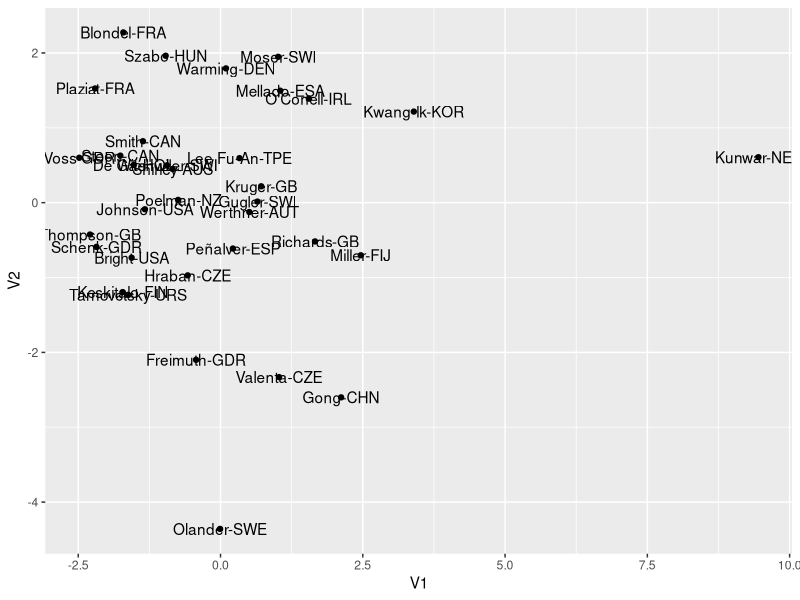
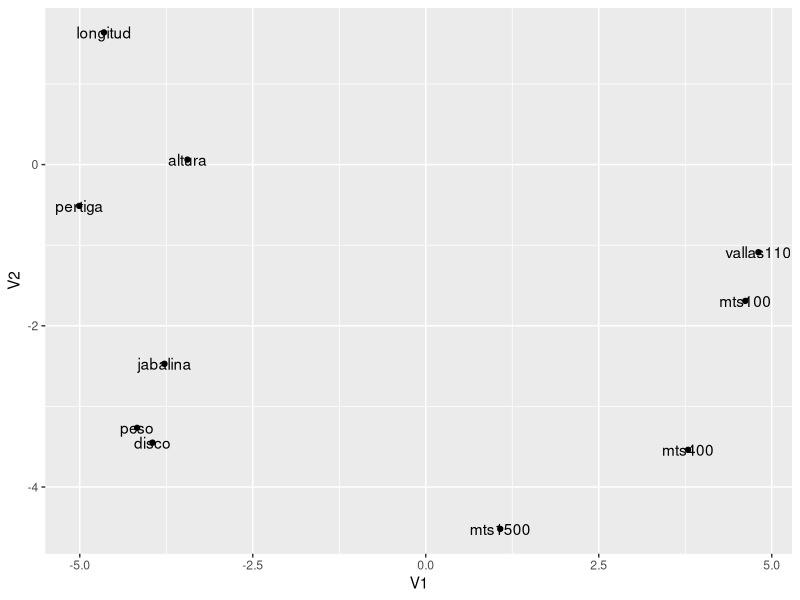

Here is the R script that generated these plots, in order:
#
# University: Universidad de Valladolid
# Degree: Grado en Estadística
# Subject: Análisis de Datos
# Year: 2017/18
# Teacher: Miguel Alejandro Fernández Temprano
# Author: Sergio García Prado (garciparedes.me)
# Name: Análisis de Componentes Principales - Práctica 02
#
#

rm(list = ls())

library(ggplot2)
library(MASS)


# Importar los datos a SAS desde el fichero Olympic2016 v2.txt;

DATA <- read.csv('./../../../datasets/olympic-2016-v2.txt', header=TRUE)

A <- DATA[,1:10]
rownames(A) <- DATA[,12]

#
# Efectuar mediante un ACP normado con los datos de las 10 pruebas.
#


X <- t((t(A) - colMeans(A)) / apply(A, 2, sd))
X_n <- dim(X)[1]
X_p <- dim(X)[2]

X_star <- (t(X) %*% X) / (X_n-1)

X_eig <- eigen(X_star)
X_lambda <- X_eig$values
X_u <- X_eig$vectors

#
# Calcular los scores en las 10 componentes y comprobar que tienen media 0
# y varianza igual al autovalor correspondiente.
#


F <- X %*% X_u

ggplot(as.data.frame.matrix(F), aes(x=V1, y=V2)) +
  geom_point() +
  geom_text(label=rownames(F))


0 == round(colMeans(F), digits=4)
round(X_lambda, digits=4) == round(apply(F, 2, sd) ^ 2, digits=4)
sum(X_lambda)

#
# Calcular las contribuciones absolutas y relativas de los puntos a las
# componentes y hacer la representación gráfica correspondiente.
#


X_ca <- t(t(F^2) / rowSums(t(F ^ 2)))
X_re <- (F^2) / rowSums(F ^ 2)

print(round(X_ca, digits = 4))
print(round(X_re, digits = 4))

#
# Considerar ahora la nube de los puntos columna y calcular los autovalores y
# autovectores correspondientes. Comprobar las relaciones con los resultados
# de la nube de puntos fila.
#

X_v <- t(t(F) / (sqrt(X_lambda * (X_n - 1))))


print(round(X_v, digits = 4))

G <- t(X) %*% X_v

print(G)

X_u_2 <- t(t(G) / sqrt(X_lambda * (X_n - 1)))


round(X_u_2, digits = 4) == round(X_u, digits = 4)


ggplot(as.data.frame.matrix(G), aes(x=V1, y=V2)) +
  geom_point() +
  geom_text(label=rownames(G))

#
# Calcular las proyecciones de las variables (scores) en los nuevos ejes.
# Calcular sus medias, sus varianzas y la suma de sus cuadrados (dividida por n-1).
#

colMeans(G)
apply(G, 2, sd) ^ 2

#
# Reconstruir la matriz de datos original a partir de los autovalores y autovectores.
#

X_u %*% diag(X_lambda) %*% ginv(X_u)
X_star

#
# Reconstruir la matriz con las dos primeras componentes principales y valorar la pérdida.
#

X_u[,1:2] %*% diag(X_lambda[1:2]) %*% ginv(X_u[,1:2])
